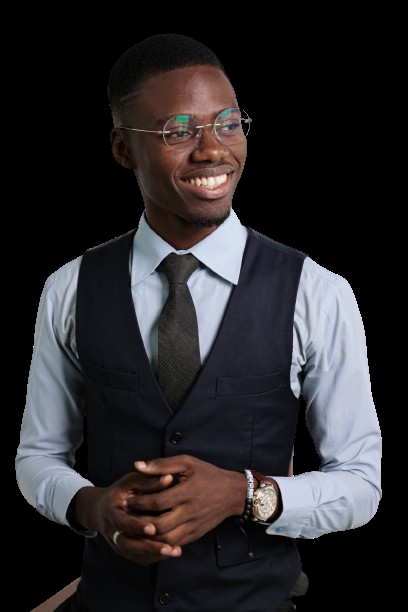
#> input picture resources/images/Erivelto_Perfil-removebg.png, 408 x 612 px
$ python chapter9_face_detection.py
#> lines starting #> are read from the running program, lines starting #| are printed output that depends on the picture; after the words box and inside, x2 and y2 are one past the last pixel; in counts of white or black regions, pixels touching at a corner belong together
""" Face detection"""
import cv2

face_cascade = cv2.CascadeClassifier("../resources/haarcascades/haarcascade_frontalface_default.xml")
img = cv2.imread("../resources/images/Erivelto_Perfil-removebg.png")
#> img is the input picture: shape (612, 408, 3); mean B, G, R 43, 40.4, 42.6
#img = cv2.resize(img, (700,600))
imgGray   = cv2.cvtColor(img, cv2.COLOR_BGR2GRAY)
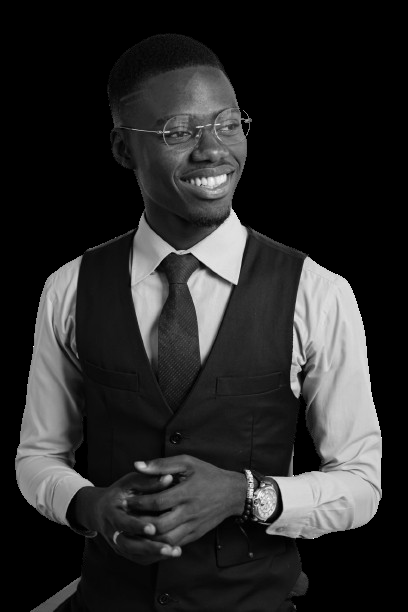
#> imgGray: shape (612, 408); min 0, max 255, mean 41.4

# Detecting faces and drawing the rectangles on it
faces = face_cascade.detectMultiScale(imgGray, 1.2, minNeighbors=5)
#> faces = [[136, 71, 136, 136]]
print(faces)
#| [[136  71 136 136]]
for (x, y, w, h) in faces:
    cv2.rectangle(img, (x,y), (x+w, y+h), (255,0,0), 2)
#> this loop made 1 pass
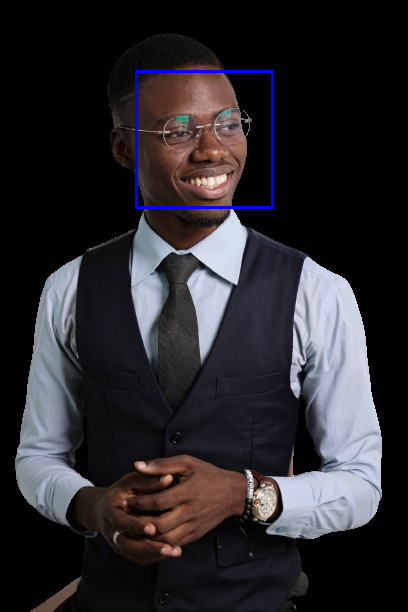
#> img: shape (612, 408, 3); 0.65% of pixels changed, all inside (x1, y1, x2, y2) = (135, 70, 274, 209)


print(f'Número de faces detectadas:{len(faces)}')
#| Número de faces detectadas:1

cv2.imshow("Original", img)
cv2.waitKey(0)
